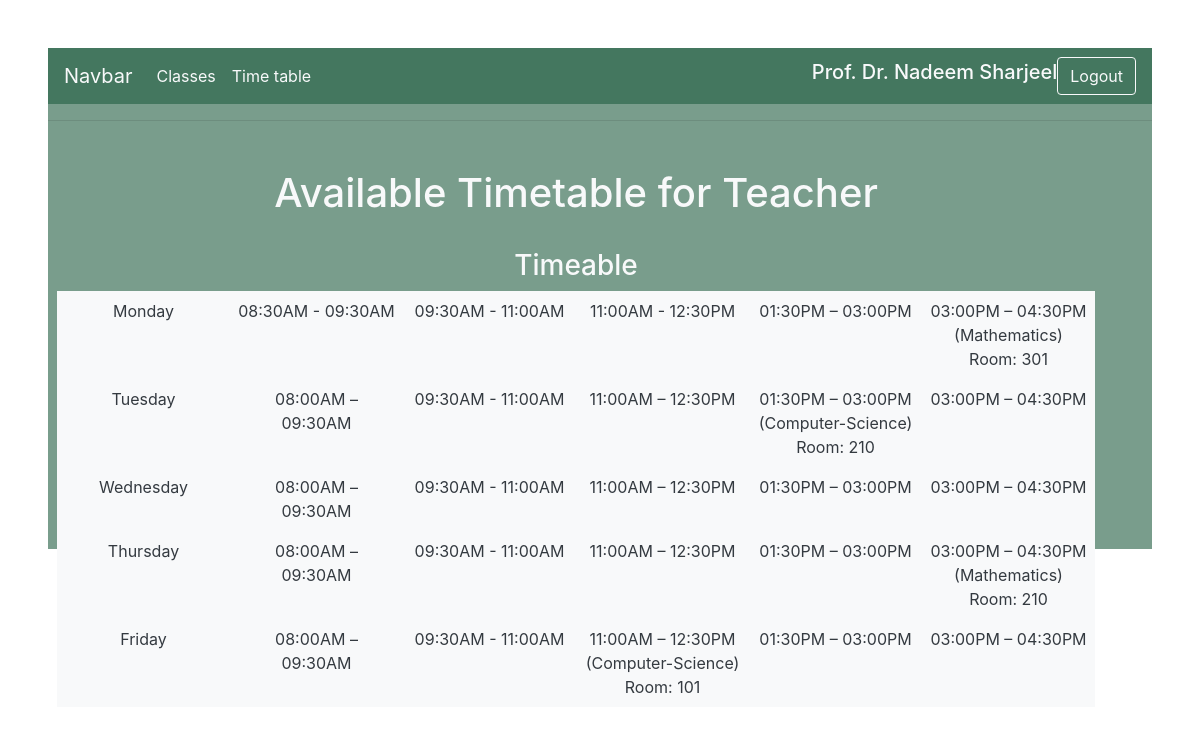
Screenshot of /teachertimetable.php (signed in) with the database file from the repository.
### tables this page shows
CREATE TABLE `faculty` (
  `id` int(11) NOT NULL,
  `Name` varchar(255) NOT NULL,
  `Department` varchar(255) NOT NULL,
  `Ranked` varchar(255) NOT NULL DEFAULT '0',
  `Designation` varchar(255) NOT NULL,
  `Email` varchar(255) NOT NULL,
  `Password` varchar(255) NOT NULL
);

CREATE TABLE `time` (
  `Tid` int(11) NOT NULL,
  `Uid` int(11) NOT NULL DEFAULT 0,
  `Slot` varchar(255) NOT NULL,
  `Status` varchar(255) NOT NULL DEFAULT '0',
  `Dayname` varchar(255) NOT NULL,
  `course` varchar(255) NOT NULL,
  `room` varchar(255) NOT NULL
);

### teachertimetable.php (the view, shortened to what this page needs)
<?php
  $admin_id=$_SESSION["faculty_id"];
?>
<!DOCTYPE html>
<html lang="en">
<head>
    <link rel="stylesheet" href="https://use.fontawesome.com/releases/v5.7.0/css/all.css">
    <link rel="stylesheet" href="https://stackpath.bootstrapcdn.com/bootstrap/4.3.1/css/bootstrap.min.css">
    <link rel="stylesheet" href="https://cdnjs.cloudflare.com/ajax/libs/font-awesome/4.7.0/css/font-awesome.min.css">
    <link rel="stylesheet" href="https://maxcdn.bootstrapcdn.com/bootstrap/4.3.1/css/bootstrap.min.css">
</head>
<body>
    <div class="main m-5">
        <div class="header text-center">
            <nav class="navbar navbar-expand-lg" style=" background-color: rgba(21, 85, 55, 0.523);">
                <a class="navbar-brand text-light"  href="#">Navbar</a>
                <div class="collapse navbar-collapse" id="navbarSupportedContent">
                  <ul class="navbar-nav mr-auto">
                    <li class="nav-item">
                      <a class="nav-link text-light" href="Classes_preference.php">Classes</a>
                    </li>
                    <li class="nav-item">
                      <a class="nav-link text-light" href="teachertimetable.php">Time table</a>
                    </li>
                  </ul>
                  <form class="form-inline my-2 my-lg-0">
                  <h5 class="text-light">
                    <?php
                      $con=mysqli_connect('localhost','root','','school');
                      $query="SELECT * FROM `faculty` WHERE id = $admin_id";
                      $run=mysqli_query($con,$query);
                      while($data=mysqli_fetch_assoc($run))
                      {
                        echo $data['Name'];
                      }
                    ?>
                  <a href="logout.php" class="btn btn-outline-light my-2 my-sm-0 text-light" type="button">Logout</a>
                  </form>
                </div>
              </nav>
        </div>
        <hr>
        <div class="login mt-5  pt-5ml-5 mr-5 text-center text-light" style="height: 380px">
            <h1>Available Timetable for Teacher</h1>
            <div class="dashboard p-4">
              <h3 class="text-center">Timeable</h3>
              <div class="row">
                    <?php
                    $con=mysqli_connect('localhost','root','','school');
                    $query="SELECT * FROM `time`";
                    $run=mysqli_query($con,$query);
                    $i=1;
                    while($data=mysqli_fetch_assoc($run))
                    {
                      if($i == 1 || $i == 6 || $i == 11 || $i == 16 || $i == 21)
                      {
                        ?>
                          <div class="col-sm-2 p-2 bg-light text-dark">
                            <?php echo $data['Dayname'];  ?>
                          </div>
                          <div class="col-sm-2 p-2 bg-light text-dark">
                            <?php echo $data['Slot']; ?> <br>
                          </div>
                        <?php
                      }
                      else
                      {
                        ?>
                          <div class="col-sm-2 p-2 bg-light text-dark">
                            <?php echo $data['Slot']; ?> <br>
                            <?php
                                  if($data['course'] == 2)
                                  {
                                    print ('(Mathematics)');
                                    echo nl2br("\nRoom: ".$data['room']);
                                  }
                                  else if($data['course'] == 3)
                                  {
                                    print ('(Computer-Science)');
                                    echo nl2br("\nRoom: ".$data['room']);
                                  }
                             ?>
                          </div>
                        <?php
                      }
                      $i++;
                    } ?>
                </div>
            </div>
        </div>
    </div>
</body>
</html>

### teachertimetable.php (style rules this page uses)
body { background-image: url('https://img.freepik.com/free-vector/high-school-concept-illustration_114360-8279.jpg?w=2000'); background-position:center; background-repeat: no-repeat; }
.main { background-color: rgba(21, 85, 55, 0.571); }

### rows the page displays
faculty: Name "Prof. Dr. Nadeem Sharjeel"
time: Dayname "Monday", Slot "08:30AM - 09:30AM"
time: Slot "09:30AM - 11:00AM"
time: Slot "11:00AM - 12:30PM"
time: Slot "01:30PM – 03:00PM"
time: Slot "03:00PM – 04:30PM", room "Room: 301"
time: Dayname "Tuesday", Slot "08:00AM – 09:30AM"
time: Slot "09:30AM - 11:00AM"
time: Slot "11:00AM – 12:30PM"
time: Slot "01:30PM – 03:00PM", room "Room: 210"
time: Slot "03:00PM – 04:30PM"
time: Dayname "Wednesday", Slot "08:00AM – 09:30AM"
time: Slot "09:30AM - 11:00AM"
time: Slot "11:00AM – 12:30PM"
time: Slot "01:30PM – 03:00PM"
time: Slot "03:00PM – 04:30PM"
time: Dayname "Thursday", Slot "08:00AM – 09:30AM"
time: Slot "09:30AM - 11:00AM"
time: Slot "11:00AM – 12:30PM"
time: Slot "01:30PM – 03:00PM"
time: Slot "03:00PM – 04:30PM", room "Room: 210"
time: Dayname "Friday", Slot "08:00AM – 09:30AM"
time: Slot "09:30AM - 11:00AM"
time: Slot "11:00AM – 12:30PM", room "Room: 101"
time: Slot "01:30PM – 03:00PM"
time: Slot "03:00PM – 04:30PM"
